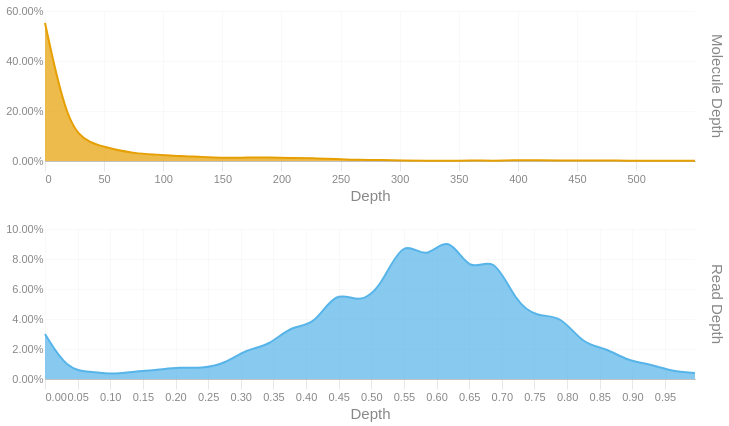

The cell this chart's notebook holds for it:
### Code cell
readdep = depth_hist(tb['Read Depth'], q99, 3)
readdep = readdep.with_columns(pl.lit('Read Depth').alias('Metric'))
if not SKIPLR:
    moldep = depth_hist(tb['Molecule Depth'], mol_q99, 1)
    moldep = moldep.with_columns(pl.lit('Molecule Depth').alias('Metric'))
    _hist = pl.concat([readdep, moldep])
    _hist = _hist.filter(pl.col('Proportion') != 0)
    with SafeRender(_hist):
        (
            alt.Chart(_hist)        
            .mark_area(interpolate = "basis")
            .encode(
                x=alt.X('Bin:Q').scale(domainMin=0).axis(alt.Axis(title='Depth')),
                y = alt.Y('Proportion:Q', title = None).axis(format = '.2%'),
                color = alt.Color('Metric:N').legend(None),
                row = alt.Row("Metric:N").header(title = None, labelOrient = 'right'),
                tooltip = [
                    alt.Tooltip("Metric:N", title = "Metric"),
                    alt.Tooltip('Interval:N', title = "Depth Interval"),
                    alt.Tooltip('Proportion:Q', title = "% Alignments").format('.2%')
                ]
            )
            .resolve_scale(x='independent', y='independent')
            .properties(
                height = 150, width = 650,
                usermeta={'embedOptions': {'downloadFileName': f'{samplename}.depth.hist'}}
            )
        ).display()
else:
    readdep = readdep.filter(pl.col('Proportion') != 0)
    with SafeRender(readdep):
        (
            alt.Chart(readdep)        
            .mark_area(interpolate = "basis")
            .encode(
                x=alt.X('Bin:Q').scale(domainMin=0).axis(alt.Axis(title='Depth')),
                y = alt.Y('Proportion:Q', title = None).axis(format = '.2%'),
                tooltip = [
                    alt.Tooltip('Interval:N', title = "Depth Interval"),
                    alt.Tooltip('Proportion:Q', title = "% Alignments").format('.2%')
                ]
            )
            .properties(
                usermeta={'embedOptions': {'downloadFileName': f'{samplename}.depth.hist'}}
            )
        ).display()

### Figure 1 — Vega-Lite specification as saved in the notebook (floating-point values rounded to 4 significant figures)
{"width": 650, "height": 150, "config": {"title": {"anchor": "start", "dy": -15, "fontSize": 18, "color": "#888888", "subtitleColor": "#888888", "subtitleFontSize": 14}, "arc": {"fill": "#0072B2"}, "axis": {"domainColor": "#888888", "domainWidth": 0.5, "gridWidth": 0.2, "grid": false, "titleFontWeight": 400, "titleFontSize": 15, "labelFontSize": 11, "labelColor": "#888888", "tickColor": "#888888", "tickWidth": 0.2, "titleColor": "#888888"}, "axisBand": {"grid": false}, "axisX": {"grid": true, "tickSize": 10, "domainCap": "round"}, "axisY": {"domain": false, "grid": true, "tickSize": 0, "domainCap": "round"}, "background": "transparent", "header": {"labelFontSize": 15, "labelColor": "#888888", "titleFontSize": 15, "titleFontWeight": 600, "titleColor": "#888888"}, "legend": {"labelFont": "sans-serif", "labelFontSize": 12, "labelColor": "#888888", "symbolSize": 100, "symbolType": "circle", "titleFontSize": 12, "titlePadding": 10, "titleColor": "#888888", "title": null}, "range": {"category": ["#E69F00", "#56B4E9", "#009E73", "#F0E442", "#0072B2", "#D55E00", "#CC79A7", "#000000"], "diverging": ["#cfe8f3", "#a2d4ec", "#73bfe2", "#46abdb", "#1696d2", "#12719e"]}, "area": {"fill": "#0072B2", "fillOpacity": 0.7, "line": true, "strokeOpacity": 0.7}, "line": {"color": "#0072B2", "stroke": "#0072B2", "strokeWidth": 2}, "trail": {"color": "#0072B2", "stroke": "#0072B2", "strokeWidth": 0, "size": 1}, "point": {"filled": true, "fillOpacity": 1.0, "size": 95}, "text": {"color": "#888888", "fontSize": 11, "align": "right", "fontWeight": 400, "size": 11}, "bar": {"fill": "#0072B2", "stroke": null}, "view": {"stroke": null, "continuousWidth": 660, "continuousHeight": 400}}, "data": {"name": "data-a5a72a6463dcf74a0134f1a884a1a319"}, "mark": {"type": "area", "interpolate": "basis"}, "encoding": {"color": {"field": "Metric", "legend": null, "type": "nominal"}, "row": {"field": "Metric", "header": {"title": null, "labelOrient": "right"}, "type": "nominal"}, "tooltip": [{"field": "Metric", "title": "Metric", "type": "nominal"}, {"field": "Interval", "title": "Depth Interval", "type": "nominal"}, {"field": "Proportion", "format": ".2%", "title": "% Alignments", "type": "quantitative"}], "x": {"axis": {"title": "Depth"}, "field": "Bin", "scale": {"domainMin": 0}, "type": "quantitative"}, "y": {"axis": {"format": ".2%"}, "field": "Proportion", "title": null, "type": "quantitative"}}, "resolve": {"scale": {"x": "independent", "y": "independent"}}, "usermeta": {"embedOptions": {"downloadFileName": "S1_Annapolis_10.depth.hist"}}, "$schema": "https://vega.github.io/schema/vega-lite/v6.1.0.json", "datasets": {"data-a5a72a6463dcf74a0134f1a884a1a319": [{"Bin": 0.0, "Interval": "0.0-0.034", "Proportion": 0.03, "Metric": "Read Depth"}, {"Bin": 0.034, "Interval": "0.034-0.069", "Proportion": 0.006, "Metric": "Read Depth"}, {"Bin": 0.069, "Interval": "0.069-0.103", "Proportion": 0.005, "Metric": "Read Depth"}, {"Bin": 0.103, "Interval": "0.103-0.137", "Proportion": 0.003, "Metric": "Read Depth"}, {"Bin": 0.137, "Interval": "0.137-0.172", "Proportion": 0.005, "Metric": "Read Depth"}, {"Bin": 0.172, "Interval": "0.172-0.206", "Proportion": 0.006, "Metric": "Read Depth"}, {"Bin": 0.206, "Interval": "0.206-0.24", "Proportion": 0.008, "Metric": "Read Depth"}, {"Bin": 0.24, "Interval": "0.24-0.275", "Proportion": 0.007, "Metric": "Read Depth"}, {"Bin": 0.275, "Interval": "0.275-0.309", "Proportion": 0.01, "Metric": "Read Depth"}, {"Bin": 0.309, "Interval": "0.309-0.343", "Proportion": 0.02, "Metric": "Read Depth"}, {"Bin": 0.343, "Interval": "0.343-0.378", "Proportion": 0.022, "Metric": "Read Depth"}, {"Bin": 0.378, "Interval": "0.378-0.412", "Proportion": 0.036, "Metric": "Read Depth"}, {"Bin": 0.412, "Interval": "0.412-0.446", "Proportion": 0.035, "Metric": "Read Depth"}, {"Bin": 0.446, "Interval": "0.446-0.481", "Proportion": 0.06, "Metric": "Read Depth"}, {"Bin": 0.481, "Interval": "0.481-0.515", "Proportion": 0.05, "Metric": "Read Depth"}, {"Bin": 0.515, "Interval": "0.515-0.549", "Proportion": 0.061, "Metric": "Read Depth"}, {"Bin": 0.549, "Interval": "0.549-0.584", "Proportion": 0.095, "Metric": "Read Depth"}, {"Bin": 0.584, "Interval": "0.584-0.618", "Proportion": 0.078, "Metric": "Read Depth"}, {"Bin": 0.618, "Interval": "0.618-0.652", "Proportion": 0.098, "Metric": "Read Depth"}, {"Bin": 0.652, "Interval": "0.652-0.687", "Proportion": 0.069, "Metric": "Read Depth"}, {"Bin": 0.687, "Interval": "0.687-0.721", "Proportion": 0.084, "Metric": "Read Depth"}, {"Bin": 0.721, "Interval": "0.721-0.755", "Proportion": 0.051, "Metric": "Read Depth"}, {"Bin": 0.755, "Interval": "0.755-0.79", "Proportion": 0.041, "Metric": "Read Depth"}, {"Bin": 0.79, "Interval": "0.79-0.824", "Proportion": 0.043, "Metric": "Read Depth"}, {"Bin": 0.824, "Interval": "0.824-0.858", "Proportion": 0.023, "Metric": "Read Depth"}, {"Bin": 0.858, "Interval": "0.858-0.893", "Proportion": 0.021, "Metric": "Read Depth"}, {"Bin": 0.893, "Interval": "0.893-0.927", "Proportion": 0.012, "Metric": "Read Depth"}, {"Bin": 0.927, "Interval": "0.927-0.961", "Proportion": 0.01, "Metric": "Read Depth"}, {"Bin": 0.961, "Interval": "0.961-0.996", "Proportion": 0.005, "Metric": "Read Depth"}, {"Bin": 0.996, "Interval": "0.996-1.03", "Proportion": 0.004, "Metric": "Read Depth"}, {"Bin": 0.0, "Interval": "0.0-19.0", "Proportion": 0.552, "Metric": "Molecule Depth"}, {"Bin": 19.0, "Interval": "19.0-37.9", "Proportion": 0.137, "Metric": "Molecule Depth"}, {"Bin": 37.9, "Interval": "37.9-56.9", "Proportion": 0.07, "Metric": "Molecule Depth"}, {"Bin": 56.9, "Interval": "56.9-75.8", "Proportion": 0.049, "Metric": "Molecule Depth"}, {"Bin": 75.8, "Interval": "75.8-94.8", "Proportion": 0.03, "Metric": "Molecule Depth"}, {"Bin": 94.8, "Interval": "94.8-113.8", "Proportion": 0.026, "Metric": "Molecule Depth"}, {"Bin": 113.8, "Interval": "113.8-132.7", "Proportion": 0.019, "Metric": "Molecule Depth"}, {"Bin": 132.7, "Interval": "132.7-151.7", "Proportion": 0.017, "Metric": "Molecule Depth"}, {"Bin": 151.7, "Interval": "151.7-170.6", "Proportion": 0.012, "Metric": "Molecule Depth"}, {"Bin": 170.6, "Interval": "170.6-189.6", "Proportion": 0.014, "Metric": "Molecule Depth"}, {"Bin": 189.6, "Interval": "189.6-208.5", "Proportion": 0.014, "Metric": "Molecule Depth"}, {"Bin": 208.5, "Interval": "208.5-227.5", "Proportion": 0.012, "Metric": "Molecule Depth"}, {"Bin": 227.5, "Interval": "227.5-246.5", "Proportion": 0.011, "Metric": "Molecule Depth"}, {"Bin": 246.5, "Interval": "246.5-265.4", "Proportion": 0.008, "Metric": "Molecule Depth"}, {"Bin": 265.4, "Interval": "265.4-284.4", "Proportion": 0.004, "Metric": "Molecule Depth"}, {"Bin": 284.4, "Interval": "284.4-303.3", "Proportion": 0.004, "Metric": "Molecule Depth"}, {"Bin": 303.3, "Interval": "303.3-322.3", "Proportion": 0.002, "Metric": "Molecule Depth"}, {"Bin": 322.3, "Interval": "322.3-341.3", "Proportion": 0.001, "Metric": "Molecule Depth"}, {"Bin": 341.3, "Interval": "341.3-360.2", "Proportion": 0.001, "Metric": "Molecule Depth"}, {"Bin": 360.2, "Interval": "360.2-379.2", "Proportion": 0.002, "Metric": "Molecule Depth"}, {"Bin": 379.2, "Interval": "379.2-398.1", "Proportion": 0.001, "Metric": "Molecule Depth"}, {"Bin": 398.1, "Interval": "398.1-417.1", "Proportion": 0.003, "Metric": "Molecule Depth"}, {"Bin": 417.1, "Interval": "417.1-436.1", "Proportion": 0.003, "Metric": "Molecule Depth"}, {"Bin": 436.1, "Interval": "436.1-455.0", "Proportion": 0.002, "Metric": "Molecule Depth"}, {"Bin": 455.0, "Interval": "455.0-474.0", "Proportion": 0.002, "Metric": "Molecule Depth"}, {"Bin": 474.0, "Interval": "474.0-492.9", "Proportion": 0.002, "Metric": "Molecule Depth"}, {"Bin": 492.9, "Interval": "492.9-511.9", "Proportion": 0.001, "Metric": "Molecule Depth"}, {"Bin": 511.9, "Interval": "511.9-530.9", "Proportion": 0.001, "Metric": "Molecule Depth"}, {"Bin": 530.9, "Interval": "530.9-549.8", "Proportion": 0.001, "Metric": "Molecule Depth"}, {"Bin": 549.8, "Interval": "549.8-568.77", "Proportion": 0.001, "Metric": "Molecule Depth"}]}}
